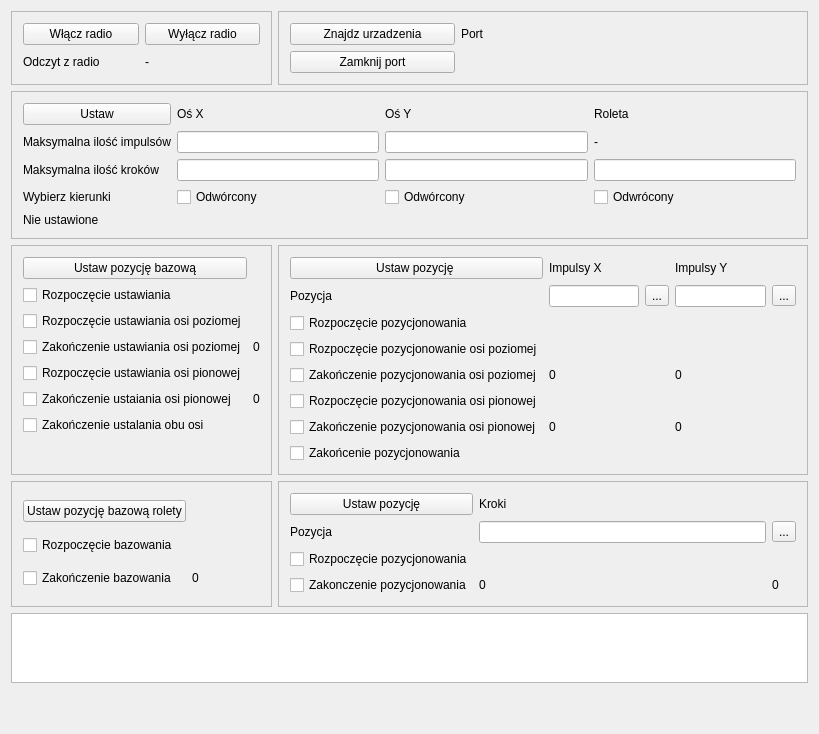
<?xml version="1.0" encoding="UTF-8"?>
<ui version="4.0">
 <class>MainWindow</class>
 <widget class="QMainWindow" name="MainWindow">
  <property name="geometry">
   <rect>
    <x>0</x>
    <y>0</y>
    <width>819</width>
    <height>734</height>
   </rect>
  </property>
  <property name="windowTitle">
   <string>MainWindow</string>
  </property>
  <widget class="QWidget" name="centralWidget">
   <layout class="QGridLayout" name="gridLayout">
    <item row="5" column="0" colspan="4">
     <widget class="QPlainTextEdit" name="debug"/>
    </item>
    <item row="3" column="3">
     <widget class="QFrame" name="frame_3">
      <property name="frameShape">
       <enum>QFrame::StyledPanel</enum>
      </property>
      <property name="frameShadow">
       <enum>QFrame::Raised</enum>
      </property>
      <layout class="QGridLayout" name="gridLayout_4">
       <item row="1" column="0">
        <widget class="QLabel" name="label_6">
         <property name="text">
          <string>Pozycja</string>
         </property>
        </widget>
       </item>
       <item row="7" column="0">
        <widget class="QCheckBox" name="cbPosKoniec">
         <property name="text">
          <string>Zakońcenie pozycjonowania</string>
         </property>
         <property name="checkable">
          <bool>false</bool>
         </property>
        </widget>
       </item>
       <item row="1" column="4">
        <widget class="QLineEdit" name="pos_Y"/>
       </item>
       <item row="1" column="2">
        <widget class="QLineEdit" name="pos_X"/>
       </item>
       <item row="0" column="0">
        <widget class="QPushButton" name="pbUstaw">
         <property name="text">
          <string>Ustaw pozycję </string>
         </property>
        </widget>
       </item>
       <item row="2" column="0">
        <widget class="QCheckBox" name="cbPosStart">
         <property name="text">
          <string>Rozpoczęcie pozycjonowania</string>
         </property>
         <property name="checkable">
          <bool>false</bool>
         </property>
        </widget>
       </item>
       <item row="6" column="0">
        <widget class="QCheckBox" name="cbPosKoniecGD">
         <property name="text">
          <string>Zakończenie pozycjonowania osi pionowej</string>
         </property>
         <property name="checkable">
          <bool>false</bool>
         </property>
        </widget>
       </item>
       <item row="0" column="4">
        <widget class="QLabel" name="label_5">
         <property name="text">
          <string>Impulsy Y</string>
         </property>
        </widget>
       </item>
       <item row="5" column="0">
        <widget class="QCheckBox" name="cbPosStartGD">
         <property name="text">
          <string>Rozpoczęcie pozycjonowania osi pionowej</string>
         </property>
         <property name="checkable">
          <bool>false</bool>
         </property>
        </widget>
       </item>
       <item row="3" column="0">
        <widget class="QCheckBox" name="cbPosStartLP">
         <property name="text">
          <string>Rozpoczęcie pozycjonowanie osi poziomej</string>
         </property>
         <property name="checkable">
          <bool>false</bool>
         </property>
        </widget>
       </item>
       <item row="4" column="0">
        <widget class="QCheckBox" name="cbPosKoniecLP">
         <property name="text">
          <string>Zakończenie pozycjonowania osi poziomej</string>
         </property>
         <property name="checkable">
          <bool>false</bool>
         </property>
        </widget>
       </item>
       <item row="0" column="2">
        <widget class="QLabel" name="label_4">
         <property name="text">
          <string>Impulsy X</string>
         </property>
        </widget>
       </item>
       <item row="1" column="3">
        <widget class="QToolButton" name="tb_X">
         <property name="text">
          <string>...</string>
         </property>
        </widget>
       </item>
       <item row="1" column="5">
        <widget class="QToolButton" name="tb_Y">
         <property name="text">
          <string>...</string>
         </property>
        </widget>
       </item>
       <item row="4" column="2" colspan="2">
        <widget class="QLabel" name="stepX">
         <property name="text">
          <string>0</string>
         </property>
        </widget>
       </item>
       <item row="4" column="4" colspan="2">
        <widget class="QLabel" name="posImpX">
         <property name="text">
          <string>0</string>
         </property>
        </widget>
       </item>
       <item row="6" column="2" colspan="2">
        <widget class="QLabel" name="stepY">
         <property name="text">
          <string>0</string>
         </property>
        </widget>
       </item>
       <item row="6" column="4" colspan="2">
        <widget class="QLabel" name="posImpY">
         <property name="text">
          <string>0</string>
         </property>
        </widget>
       </item>
      </layout>
     </widget>
    </item>
    <item row="6" column="0">
     <spacer name="verticalSpacer">
      <property name="orientation">
       <enum>Qt::Vertical</enum>
      </property>
      <property name="sizeHint" stdset="0">
       <size>
        <width>20</width>
        <height>187</height>
       </size>
      </property>
     </spacer>
    </item>
    <item row="2" column="0" colspan="4">
     <widget class="QFrame" name="frame">
      <property name="frameShape">
       <enum>QFrame::StyledPanel</enum>
      </property>
      <property name="frameShadow">
       <enum>QFrame::Raised</enum>
      </property>
      <layout class="QGridLayout" name="gridLayout_2">
       <item row="4" column="0" colspan="3">
        <widget class="QLabel" name="statusparams">
         <property name="text">
          <string>Nie ustawione</string>
         </property>
        </widget>
       </item>
       <item row="3" column="0">
        <widget class="QLabel" name="label_17">
         <property name="text">
          <string>Wybierz kierunki</string>
         </property>
        </widget>
       </item>
       <item row="1" column="0">
        <widget class="QLabel" name="label_13">
         <property name="text">
          <string>Maksymalna ilość impulsów</string>
         </property>
        </widget>
       </item>
       <item row="2" column="1">
        <widget class="QLineEdit" name="maxStepX"/>
       </item>
       <item row="1" column="2">
        <widget class="QLineEdit" name="maxImpY"/>
       </item>
       <item row="0" column="0">
        <widget class="QPushButton" name="pbSettings">
         <property name="text">
          <string>Ustaw</string>
         </property>
        </widget>
       </item>
       <item row="3" column="1">
        <widget class="QCheckBox" name="dirX">
         <property name="text">
          <string>Odwórcony</string>
         </property>
        </widget>
       </item>
       <item row="2" column="2">
        <widget class="QLineEdit" name="maxStepY"/>
       </item>
       <item row="3" column="2">
        <widget class="QCheckBox" name="dirY">
         <property name="text">
          <string>Odwórcony</string>
         </property>
        </widget>
       </item>
       <item row="0" column="1">
        <widget class="QLabel" name="label_15">
         <property name="text">
          <string>Oś X</string>
         </property>
        </widget>
       </item>
       <item row="2" column="0">
        <widget class="QLabel" name="label_19">
         <property name="text">
          <string>Maksymalna ilość kroków</string>
         </property>
        </widget>
       </item>
       <item row="0" column="2">
        <widget class="QLabel" name="label_16">
         <property name="text">
          <string>Oś Y</string>
         </property>
        </widget>
       </item>
       <item row="1" column="1">
        <widget class="QLineEdit" name="maxImpx"/>
       </item>
       <item row="1" column="3">
        <widget class="QLabel" name="label">
         <property name="text">
          <string>-</string>
         </property>
        </widget>
       </item>
       <item row="0" column="3">
        <widget class="QLabel" name="label_3">
         <property name="text">
          <string>Roleta</string>
         </property>
        </widget>
       </item>
       <item row="2" column="3">
        <widget class="QLineEdit" name="maxStepR"/>
       </item>
       <item row="3" column="3">
        <widget class="QCheckBox" name="dirR">
         <property name="text">
          <string>Odwrócony</string>
         </property>
        </widget>
       </item>
      </layout>
     </widget>
    </item>
    <item row="4" column="0" colspan="3">
     <widget class="QFrame" name="frame_4">
      <property name="frameShape">
       <enum>QFrame::StyledPanel</enum>
      </property>
      <property name="frameShadow">
       <enum>QFrame::Raised</enum>
      </property>
      <layout class="QGridLayout" name="gridLayout_5">
       <item row="0" column="1">
        <spacer name="horizontalSpacer_2">
         <property name="orientation">
          <enum>Qt::Horizontal</enum>
         </property>
         <property name="sizeHint" stdset="0">
          <size>
           <width>40</width>
           <height>20</height>
          </size>
         </property>
        </spacer>
       </item>
       <item row="0" column="0">
        <widget class="QPushButton" name="pbRoletaHome">
         <property name="text">
          <string>Ustaw pozycję bazową rolety</string>
         </property>
        </widget>
       </item>
       <item row="1" column="0">
        <widget class="QCheckBox" name="cbRolHomeStart">
         <property name="text">
          <string>Rozpoczęcie bazowania</string>
         </property>
         <property name="checkable">
          <bool>false</bool>
         </property>
        </widget>
       </item>
       <item row="2" column="0">
        <widget class="QCheckBox" name="cbRolHomeKoniec">
         <property name="text">
          <string>Zakończenie bazowania</string>
         </property>
         <property name="checkable">
          <bool>false</bool>
         </property>
        </widget>
       </item>
       <item row="2" column="1">
        <widget class="QLabel" name="homeStepsR">
         <property name="text">
          <string>0</string>
         </property>
        </widget>
       </item>
      </layout>
     </widget>
    </item>
    <item row="3" column="0" colspan="3">
     <widget class="QFrame" name="frame_2">
      <property name="frameShape">
       <enum>QFrame::StyledPanel</enum>
      </property>
      <property name="frameShadow">
       <enum>QFrame::Raised</enum>
      </property>
      <layout class="QGridLayout" name="gridLayout_3">
       <item row="6" column="0">
        <widget class="QCheckBox" name="cbHomeKoniec">
         <property name="text">
          <string>Zakończenie ustalania obu osi</string>
         </property>
        </widget>
       </item>
       <item row="2" column="0">
        <widget class="QCheckBox" name="cbHomeStartLP">
         <property name="text">
          <string>Rozpoczęcie ustawiania osi poziomej</string>
         </property>
         <property name="checkable">
          <bool>false</bool>
         </property>
        </widget>
       </item>
       <item row="0" column="0">
        <widget class="QPushButton" name="pbHome">
         <property name="text">
          <string>Ustaw pozycję bazową</string>
         </property>
        </widget>
       </item>
       <item row="3" column="0">
        <widget class="QCheckBox" name="cbHomeKoniecLP">
         <property name="text">
          <string>Zakończenie ustawiania osi poziomej</string>
         </property>
         <property name="checkable">
          <bool>false</bool>
         </property>
        </widget>
       </item>
       <item row="0" column="1">
        <spacer name="horizontalSpacer">
         <property name="orientation">
          <enum>Qt::Horizontal</enum>
         </property>
         <property name="sizeHint" stdset="0">
          <size>
           <width>40</width>
           <height>20</height>
          </size>
         </property>
        </spacer>
       </item>
       <item row="3" column="1">
        <widget class="QLabel" name="homeStepsX">
         <property name="text">
          <string>0</string>
         </property>
        </widget>
       </item>
       <item row="5" column="0">
        <widget class="QCheckBox" name="cbHomeKoniecGD">
         <property name="text">
          <string>Zakończenie ustaiania osi pionowej</string>
         </property>
         <property name="checkable">
          <bool>false</bool>
         </property>
        </widget>
       </item>
       <item row="4" column="0">
        <widget class="QCheckBox" name="cbHomeStartGD">
         <property name="text">
          <string>Rozpoczęcie ustawiania osi pionowej</string>
         </property>
         <property name="checkable">
          <bool>false</bool>
         </property>
        </widget>
       </item>
       <item row="1" column="0">
        <widget class="QCheckBox" name="cbHomeStart">
         <property name="text">
          <string>Rozpoczęcie ustawiania</string>
         </property>
         <property name="checkable">
          <bool>false</bool>
         </property>
        </widget>
       </item>
       <item row="5" column="1">
        <widget class="QLabel" name="homeStepsY">
         <property name="text">
          <string>0</string>
         </property>
        </widget>
       </item>
       <item row="7" column="0">
        <spacer name="verticalSpacer_2">
         <property name="orientation">
          <enum>Qt::Vertical</enum>
         </property>
         <property name="sizeHint" stdset="0">
          <size>
           <width>20</width>
           <height>40</height>
          </size>
         </property>
        </spacer>
       </item>
      </layout>
     </widget>
    </item>
    <item row="4" column="3">
     <widget class="QFrame" name="frame_5">
      <property name="frameShape">
       <enum>QFrame::StyledPanel</enum>
      </property>
      <property name="frameShadow">
       <enum>QFrame::Raised</enum>
      </property>
      <layout class="QGridLayout" name="gridLayout_6">
       <item row="0" column="1">
        <widget class="QLabel" name="label_2">
         <property name="text">
          <string>Kroki </string>
         </property>
        </widget>
       </item>
       <item row="1" column="1">
        <widget class="QLineEdit" name="pos_R"/>
       </item>
       <item row="2" column="0">
        <widget class="QCheckBox" name="cbRolPosStart">
         <property name="text">
          <string>Rozpoczęcie pozycjonowania</string>
         </property>
         <property name="checkable">
          <bool>false</bool>
         </property>
        </widget>
       </item>
       <item row="0" column="0">
        <widget class="QPushButton" name="pbRoletaUstaw">
         <property name="text">
          <string>Ustaw pozycję</string>
         </property>
        </widget>
       </item>
       <item row="3" column="1">
        <widget class="QLabel" name="stepR">
         <property name="text">
          <string>0</string>
         </property>
        </widget>
       </item>
       <item row="3" column="0">
        <widget class="QCheckBox" name="cbRolPosKoniec">
         <property name="text">
          <string>Zakonczenie pozycjonowania</string>
         </property>
         <property name="checkable">
          <bool>false</bool>
         </property>
        </widget>
       </item>
       <item row="3" column="2">
        <widget class="QLabel" name="posStepR">
         <property name="text">
          <string>0</string>
         </property>
        </widget>
       </item>
       <item row="1" column="2">
        <widget class="QToolButton" name="tbRoletaR">
         <property name="text">
          <string>...</string>
         </property>
        </widget>
       </item>
       <item row="1" column="0">
        <widget class="QLabel" name="label_7">
         <property name="text">
          <string>Pozycja</string>
         </property>
        </widget>
       </item>
      </layout>
     </widget>
    </item>
    <item row="0" column="0" colspan="3">
     <widget class="QFrame" name="frame_6">
      <property name="frameShape">
       <enum>QFrame::StyledPanel</enum>
      </property>
      <property name="frameShadow">
       <enum>QFrame::Raised</enum>
      </property>
      <layout class="QGridLayout" name="gridLayout_7">
       <item row="0" column="0">
        <widget class="QPushButton" name="pbRadioOn">
         <property name="text">
          <string>Włącz radio</string>
         </property>
        </widget>
       </item>
       <item row="0" column="1">
        <widget class="QPushButton" name="pbRadioOff">
         <property name="text">
          <string>Wyłącz radio</string>
         </property>
        </widget>
       </item>
       <item row="1" column="0">
        <widget class="QLabel" name="label_8">
         <property name="text">
          <string>Odczyt z radio</string>
         </property>
        </widget>
       </item>
       <item row="1" column="1">
        <widget class="QLabel" name="radioInfo">
         <property name="text">
          <string>-</string>
         </property>
        </widget>
       </item>
      </layout>
     </widget>
    </item>
    <item row="0" column="3">
     <widget class="QFrame" name="frame_7">
      <property name="frameShape">
       <enum>QFrame::StyledPanel</enum>
      </property>
      <property name="frameShadow">
       <enum>QFrame::Raised</enum>
      </property>
      <layout class="QGridLayout" name="gridLayout_8">
       <item row="1" column="1">
        <widget class="QLabel" name="errorserial">
         <property name="text">
          <string/>
         </property>
        </widget>
       </item>
       <item row="0" column="1">
        <widget class="QLabel" name="portname">
         <property name="text">
          <string>Port</string>
         </property>
        </widget>
       </item>
       <item row="1" column="0">
        <widget class="QPushButton" name="pbClose">
         <property name="text">
          <string>Zamknij port</string>
         </property>
        </widget>
       </item>
       <item row="0" column="0">
        <widget class="QPushButton" name="pbFindSerial">
         <property name="text">
          <string>Znajdz urzadzenia</string>
         </property>
        </widget>
       </item>
       <item row="0" column="2" rowspan="2">
        <widget class="QLabel" name="statusserial">
         <property name="text">
          <string/>
         </property>
        </widget>
       </item>
      </layout>
     </widget>
    </item>
   </layout>
  </widget>
 </widget>
 <layoutdefault spacing="6" margin="11"/>
 <resources/>
 <connections/>
</ui>
